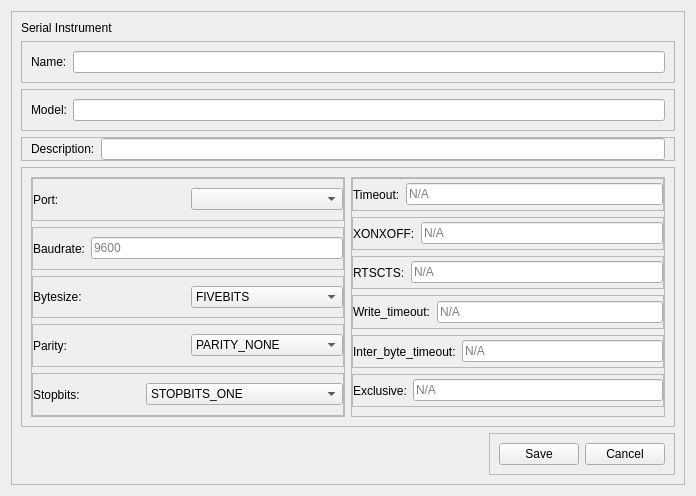
<?xml version="1.0" encoding="UTF-8"?>
<ui version="4.0">
 <class>Form</class>
 <widget class="QWidget" name="Form">
  <property name="geometry">
   <rect>
    <x>0</x>
    <y>0</y>
    <width>696</width>
    <height>496</height>
   </rect>
  </property>
  <property name="windowTitle">
   <string>Form</string>
  </property>
  <layout class="QVBoxLayout" name="verticalLayout_3">
   <item>
    <widget class="QFrame" name="frame_16">
     <property name="frameShape">
      <enum>QFrame::StyledPanel</enum>
     </property>
     <property name="frameShadow">
      <enum>QFrame::Raised</enum>
     </property>
     <layout class="QVBoxLayout" name="verticalLayout_4">
      <item>
       <widget class="QLabel" name="label">
        <property name="sizePolicy">
         <sizepolicy hsizetype="Preferred" vsizetype="Maximum">
          <horstretch>0</horstretch>
          <verstretch>0</verstretch>
         </sizepolicy>
        </property>
        <property name="text">
         <string>Serial Instrument</string>
        </property>
       </widget>
      </item>
      <item>
       <widget class="QFrame" name="frame_7">
        <property name="sizePolicy">
         <sizepolicy hsizetype="Preferred" vsizetype="Maximum">
          <horstretch>0</horstretch>
          <verstretch>0</verstretch>
         </sizepolicy>
        </property>
        <property name="frameShape">
         <enum>QFrame::StyledPanel</enum>
        </property>
        <property name="frameShadow">
         <enum>QFrame::Raised</enum>
        </property>
        <layout class="QHBoxLayout" name="horizontalLayout_7">
         <item>
          <widget class="QLabel" name="label_2">
           <property name="text">
            <string>Name:</string>
           </property>
          </widget>
         </item>
         <item>
          <widget class="QLineEdit" name="nameLineEdit"/>
         </item>
        </layout>
       </widget>
      </item>
      <item>
       <widget class="QFrame" name="frame_18">
        <property name="sizePolicy">
         <sizepolicy hsizetype="Preferred" vsizetype="Maximum">
          <horstretch>0</horstretch>
          <verstretch>0</verstretch>
         </sizepolicy>
        </property>
        <property name="frameShape">
         <enum>QFrame::StyledPanel</enum>
        </property>
        <property name="frameShadow">
         <enum>QFrame::Raised</enum>
        </property>
        <layout class="QHBoxLayout" name="horizontalLayout_15">
         <item>
          <widget class="QLabel" name="label_14">
           <property name="text">
            <string>Model:</string>
           </property>
          </widget>
         </item>
         <item>
          <widget class="QLineEdit" name="modelLineEdit"/>
         </item>
        </layout>
       </widget>
      </item>
      <item>
       <widget class="QFrame" name="frame_17">
        <property name="sizePolicy">
         <sizepolicy hsizetype="Preferred" vsizetype="Fixed">
          <horstretch>0</horstretch>
          <verstretch>0</verstretch>
         </sizepolicy>
        </property>
        <property name="frameShape">
         <enum>QFrame::StyledPanel</enum>
        </property>
        <property name="frameShadow">
         <enum>QFrame::Raised</enum>
        </property>
        <layout class="QHBoxLayout" name="horizontalLayout_14">
         <property name="topMargin">
          <number>0</number>
         </property>
         <property name="bottomMargin">
          <number>0</number>
         </property>
         <item>
          <widget class="QLabel" name="label_13">
           <property name="text">
            <string>Description:</string>
           </property>
          </widget>
         </item>
         <item>
          <widget class="QLineEdit" name="descriptionLineEdit"/>
         </item>
        </layout>
       </widget>
      </item>
      <item>
       <widget class="QFrame" name="frame_15">
        <property name="frameShape">
         <enum>QFrame::StyledPanel</enum>
        </property>
        <property name="frameShadow">
         <enum>QFrame::Raised</enum>
        </property>
        <layout class="QHBoxLayout" name="horizontalLayout_13">
         <item>
          <widget class="QFrame" name="frame_14">
           <property name="frameShape">
            <enum>QFrame::StyledPanel</enum>
           </property>
           <property name="frameShadow">
            <enum>QFrame::Raised</enum>
           </property>
           <layout class="QVBoxLayout" name="verticalLayout_2">
            <property name="leftMargin">
             <number>0</number>
            </property>
            <property name="topMargin">
             <number>0</number>
            </property>
            <property name="rightMargin">
             <number>0</number>
            </property>
            <property name="bottomMargin">
             <number>0</number>
            </property>
            <item>
             <widget class="QFrame" name="frame_8">
              <property name="frameShape">
               <enum>QFrame::StyledPanel</enum>
              </property>
              <property name="frameShadow">
               <enum>QFrame::Raised</enum>
              </property>
              <layout class="QHBoxLayout" name="horizontalLayout_8">
               <property name="leftMargin">
                <number>0</number>
               </property>
               <property name="topMargin">
                <number>0</number>
               </property>
               <property name="rightMargin">
                <number>0</number>
               </property>
               <property name="bottomMargin">
                <number>0</number>
               </property>
               <item>
                <widget class="QLabel" name="label_3">
                 <property name="text">
                  <string>Port:</string>
                 </property>
                </widget>
               </item>
               <item>
                <widget class="QComboBox" name="portComboBox"/>
               </item>
              </layout>
             </widget>
            </item>
            <item>
             <widget class="QFrame" name="frame_9">
              <property name="frameShape">
               <enum>QFrame::StyledPanel</enum>
              </property>
              <property name="frameShadow">
               <enum>QFrame::Raised</enum>
              </property>
              <layout class="QHBoxLayout" name="horizontalLayout_9">
               <property name="leftMargin">
                <number>0</number>
               </property>
               <property name="topMargin">
                <number>0</number>
               </property>
               <property name="rightMargin">
                <number>0</number>
               </property>
               <property name="bottomMargin">
                <number>0</number>
               </property>
               <item>
                <widget class="QLabel" name="label_4">
                 <property name="text">
                  <string>Baudrate:</string>
                 </property>
                </widget>
               </item>
               <item>
                <widget class="QLineEdit" name="baudrateLineEdit">
                 <property name="placeholderText">
                  <string>9600</string>
                 </property>
                </widget>
               </item>
              </layout>
             </widget>
            </item>
            <item>
             <widget class="QFrame" name="frame_19">
              <property name="frameShape">
               <enum>QFrame::StyledPanel</enum>
              </property>
              <property name="frameShadow">
               <enum>QFrame::Raised</enum>
              </property>
              <layout class="QHBoxLayout" name="horizontalLayout_17">
               <property name="leftMargin">
                <number>0</number>
               </property>
               <property name="topMargin">
                <number>0</number>
               </property>
               <property name="rightMargin">
                <number>0</number>
               </property>
               <property name="bottomMargin">
                <number>0</number>
               </property>
               <item>
                <widget class="QLabel" name="label_15">
                 <property name="text">
                  <string>Bytesize:</string>
                 </property>
                </widget>
               </item>
               <item>
                <widget class="QComboBox" name="bytesizeComboBox">
                 <item>
                  <property name="text">
                   <string>FIVEBITS</string>
                  </property>
                 </item>
                 <item>
                  <property name="text">
                   <string>SIXBITS</string>
                  </property>
                 </item>
                 <item>
                  <property name="text">
                   <string>SEVENBITS</string>
                  </property>
                 </item>
                 <item>
                  <property name="text">
                   <string>EIGHTBITS</string>
                  </property>
                 </item>
                </widget>
               </item>
              </layout>
             </widget>
            </item>
            <item>
             <widget class="QFrame" name="frame_10">
              <property name="frameShape">
               <enum>QFrame::StyledPanel</enum>
              </property>
              <property name="frameShadow">
               <enum>QFrame::Raised</enum>
              </property>
              <layout class="QHBoxLayout" name="horizontalLayout_10">
               <property name="leftMargin">
                <number>0</number>
               </property>
               <property name="topMargin">
                <number>0</number>
               </property>
               <property name="rightMargin">
                <number>0</number>
               </property>
               <property name="bottomMargin">
                <number>0</number>
               </property>
               <item>
                <widget class="QLabel" name="label_5">
                 <property name="text">
                  <string>Parity:</string>
                 </property>
                </widget>
               </item>
               <item>
                <widget class="QComboBox" name="parityComboBox">
                 <item>
                  <property name="text">
                   <string>PARITY_NONE</string>
                  </property>
                 </item>
                 <item>
                  <property name="text">
                   <string>PARITY_EVEN</string>
                  </property>
                 </item>
                 <item>
                  <property name="text">
                   <string>PARITY_ODD</string>
                  </property>
                 </item>
                 <item>
                  <property name="text">
                   <string>PARITY_MARK</string>
                  </property>
                 </item>
                 <item>
                  <property name="text">
                   <string>PARITY_SPACE</string>
                  </property>
                 </item>
                </widget>
               </item>
              </layout>
             </widget>
            </item>
            <item>
             <widget class="QFrame" name="frame_11">
              <property name="frameShape">
               <enum>QFrame::StyledPanel</enum>
              </property>
              <property name="frameShadow">
               <enum>QFrame::Raised</enum>
              </property>
              <layout class="QHBoxLayout" name="horizontalLayout_11">
               <property name="leftMargin">
                <number>0</number>
               </property>
               <property name="topMargin">
                <number>0</number>
               </property>
               <property name="rightMargin">
                <number>0</number>
               </property>
               <property name="bottomMargin">
                <number>0</number>
               </property>
               <item>
                <widget class="QLabel" name="label_6">
                 <property name="text">
                  <string>Stopbits:</string>
                 </property>
                </widget>
               </item>
               <item>
                <widget class="QComboBox" name="stopbitsComboBox">
                 <item>
                  <property name="text">
                   <string>STOPBITS_ONE</string>
                  </property>
                 </item>
                 <item>
                  <property name="text">
                   <string>STOPBITS_ONE_POINT_FIVE</string>
                  </property>
                 </item>
                 <item>
                  <property name="text">
                   <string>STOPBITS_TWO</string>
                  </property>
                 </item>
                </widget>
               </item>
              </layout>
             </widget>
            </item>
           </layout>
          </widget>
         </item>
         <item>
          <widget class="QFrame" name="frame_13">
           <property name="frameShape">
            <enum>QFrame::StyledPanel</enum>
           </property>
           <property name="frameShadow">
            <enum>QFrame::Raised</enum>
           </property>
           <layout class="QVBoxLayout" name="verticalLayout">
            <property name="leftMargin">
             <number>0</number>
            </property>
            <property name="topMargin">
             <number>0</number>
            </property>
            <property name="rightMargin">
             <number>0</number>
            </property>
            <item>
             <widget class="QFrame" name="frame">
              <property name="frameShape">
               <enum>QFrame::StyledPanel</enum>
              </property>
              <property name="frameShadow">
               <enum>QFrame::Raised</enum>
              </property>
              <layout class="QHBoxLayout" name="horizontalLayout">
               <property name="leftMargin">
                <number>0</number>
               </property>
               <property name="topMargin">
                <number>0</number>
               </property>
               <property name="rightMargin">
                <number>0</number>
               </property>
               <property name="bottomMargin">
                <number>0</number>
               </property>
               <item>
                <widget class="QLabel" name="label_7">
                 <property name="text">
                  <string>Timeout:</string>
                 </property>
                </widget>
               </item>
               <item>
                <widget class="QLineEdit" name="timeoutLineEdit">
                 <property name="placeholderText">
                  <string>N/A</string>
                 </property>
                </widget>
               </item>
              </layout>
             </widget>
            </item>
            <item>
             <widget class="QFrame" name="frame_2">
              <property name="frameShape">
               <enum>QFrame::StyledPanel</enum>
              </property>
              <property name="frameShadow">
               <enum>QFrame::Raised</enum>
              </property>
              <layout class="QHBoxLayout" name="horizontalLayout_2">
               <property name="leftMargin">
                <number>0</number>
               </property>
               <property name="topMargin">
                <number>0</number>
               </property>
               <property name="rightMargin">
                <number>0</number>
               </property>
               <property name="bottomMargin">
                <number>0</number>
               </property>
               <item>
                <widget class="QLabel" name="label_8">
                 <property name="text">
                  <string>XONXOFF:</string>
                 </property>
                </widget>
               </item>
               <item>
                <widget class="QLineEdit" name="xonxoffLineEdit">
                 <property name="placeholderText">
                  <string>N/A</string>
                 </property>
                </widget>
               </item>
              </layout>
             </widget>
            </item>
            <item>
             <widget class="QFrame" name="frame_3">
              <property name="frameShape">
               <enum>QFrame::StyledPanel</enum>
              </property>
              <property name="frameShadow">
               <enum>QFrame::Raised</enum>
              </property>
              <layout class="QHBoxLayout" name="horizontalLayout_3">
               <property name="leftMargin">
                <number>0</number>
               </property>
               <property name="topMargin">
                <number>0</number>
               </property>
               <property name="rightMargin">
                <number>0</number>
               </property>
               <property name="bottomMargin">
                <number>0</number>
               </property>
               <item>
                <widget class="QLabel" name="label_9">
                 <property name="text">
                  <string>RTSCTS:</string>
                 </property>
                </widget>
               </item>
               <item>
                <widget class="QLineEdit" name="rtsctsLineEdit">
                 <property name="placeholderText">
                  <string>N/A</string>
                 </property>
                </widget>
               </item>
              </layout>
             </widget>
            </item>
            <item>
             <widget class="QFrame" name="frame_4">
              <property name="frameShape">
               <enum>QFrame::StyledPanel</enum>
              </property>
              <property name="frameShadow">
               <enum>QFrame::Raised</enum>
              </property>
              <layout class="QHBoxLayout" name="horizontalLayout_4">
               <property name="leftMargin">
                <number>0</number>
               </property>
               <property name="topMargin">
                <number>0</number>
               </property>
               <property name="rightMargin">
                <number>0</number>
               </property>
               <property name="bottomMargin">
                <number>0</number>
               </property>
               <item>
                <widget class="QLabel" name="label_10">
                 <property name="text">
                  <string>Write_timeout:</string>
                 </property>
                </widget>
               </item>
               <item>
                <widget class="QLineEdit" name="writeTimeoutLineEdit">
                 <property name="placeholderText">
                  <string>N/A</string>
                 </property>
                </widget>
               </item>
              </layout>
             </widget>
            </item>
            <item>
             <widget class="QFrame" name="frame_5">
              <property name="frameShape">
               <enum>QFrame::StyledPanel</enum>
              </property>
              <property name="frameShadow">
               <enum>QFrame::Raised</enum>
              </property>
              <layout class="QHBoxLayout" name="horizontalLayout_5">
               <property name="leftMargin">
                <number>0</number>
               </property>
               <property name="topMargin">
                <number>0</number>
               </property>
               <property name="rightMargin">
                <number>0</number>
               </property>
               <property name="bottomMargin">
                <number>0</number>
               </property>
               <item>
                <widget class="QLabel" name="label_11">
                 <property name="text">
                  <string>Inter_byte_timeout:</string>
                 </property>
                </widget>
               </item>
               <item>
                <widget class="QLineEdit" name="interbyteLineEdit">
                 <property name="placeholderText">
                  <string>N/A</string>
                 </property>
                </widget>
               </item>
              </layout>
             </widget>
            </item>
            <item>
             <widget class="QFrame" name="frame_6">
              <property name="frameShape">
               <enum>QFrame::StyledPanel</enum>
              </property>
              <property name="frameShadow">
               <enum>QFrame::Raised</enum>
              </property>
              <layout class="QHBoxLayout" name="horizontalLayout_6">
               <property name="leftMargin">
                <number>0</number>
               </property>
               <property name="topMargin">
                <number>0</number>
               </property>
               <property name="rightMargin">
                <number>0</number>
               </property>
               <property name="bottomMargin">
                <number>0</number>
               </property>
               <item>
                <widget class="QLabel" name="label_12">
                 <property name="text">
                  <string>Exclusive:</string>
                 </property>
                </widget>
               </item>
               <item>
                <widget class="QLineEdit" name="exclusiveLineEdit">
                 <property name="placeholderText">
                  <string>N/A</string>
                 </property>
                </widget>
               </item>
              </layout>
             </widget>
            </item>
           </layout>
          </widget>
         </item>
        </layout>
       </widget>
      </item>
      <item alignment="Qt::AlignRight">
       <widget class="QFrame" name="frame_12">
        <property name="sizePolicy">
         <sizepolicy hsizetype="Preferred" vsizetype="Maximum">
          <horstretch>0</horstretch>
          <verstretch>0</verstretch>
         </sizepolicy>
        </property>
        <property name="frameShape">
         <enum>QFrame::StyledPanel</enum>
        </property>
        <property name="frameShadow">
         <enum>QFrame::Raised</enum>
        </property>
        <layout class="QHBoxLayout" name="horizontalLayout_12">
         <item>
          <widget class="QPushButton" name="saveButton">
           <property name="text">
            <string>Save</string>
           </property>
          </widget>
         </item>
         <item>
          <widget class="QPushButton" name="cancelButton">
           <property name="text">
            <string>Cancel</string>
           </property>
          </widget>
         </item>
        </layout>
       </widget>
      </item>
     </layout>
    </widget>
   </item>
  </layout>
 </widget>
 <resources/>
 <connections/>
</ui>
